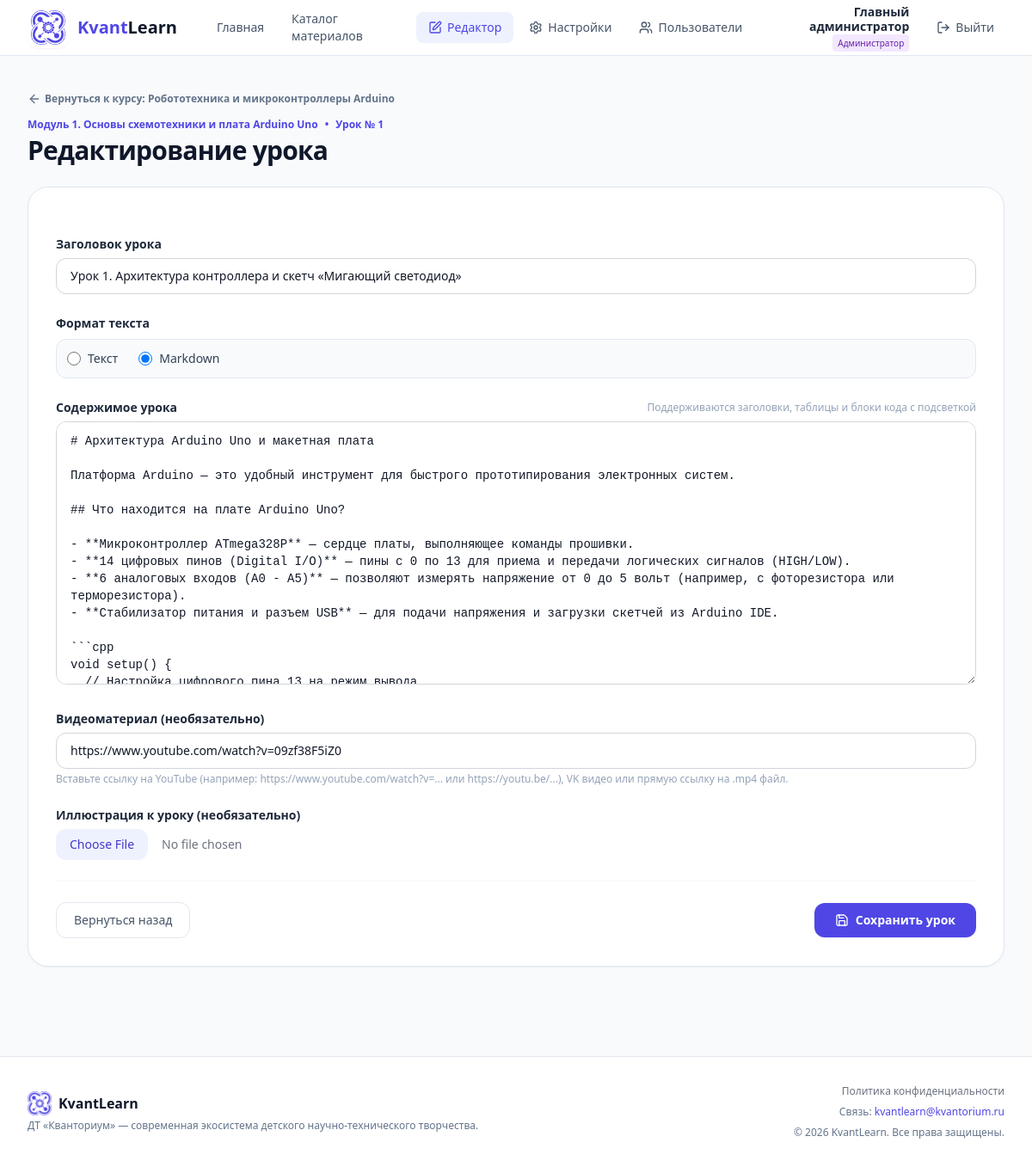
/editor/lessons/3/edit/ (signed in), run on an earlier commit of the app's database.
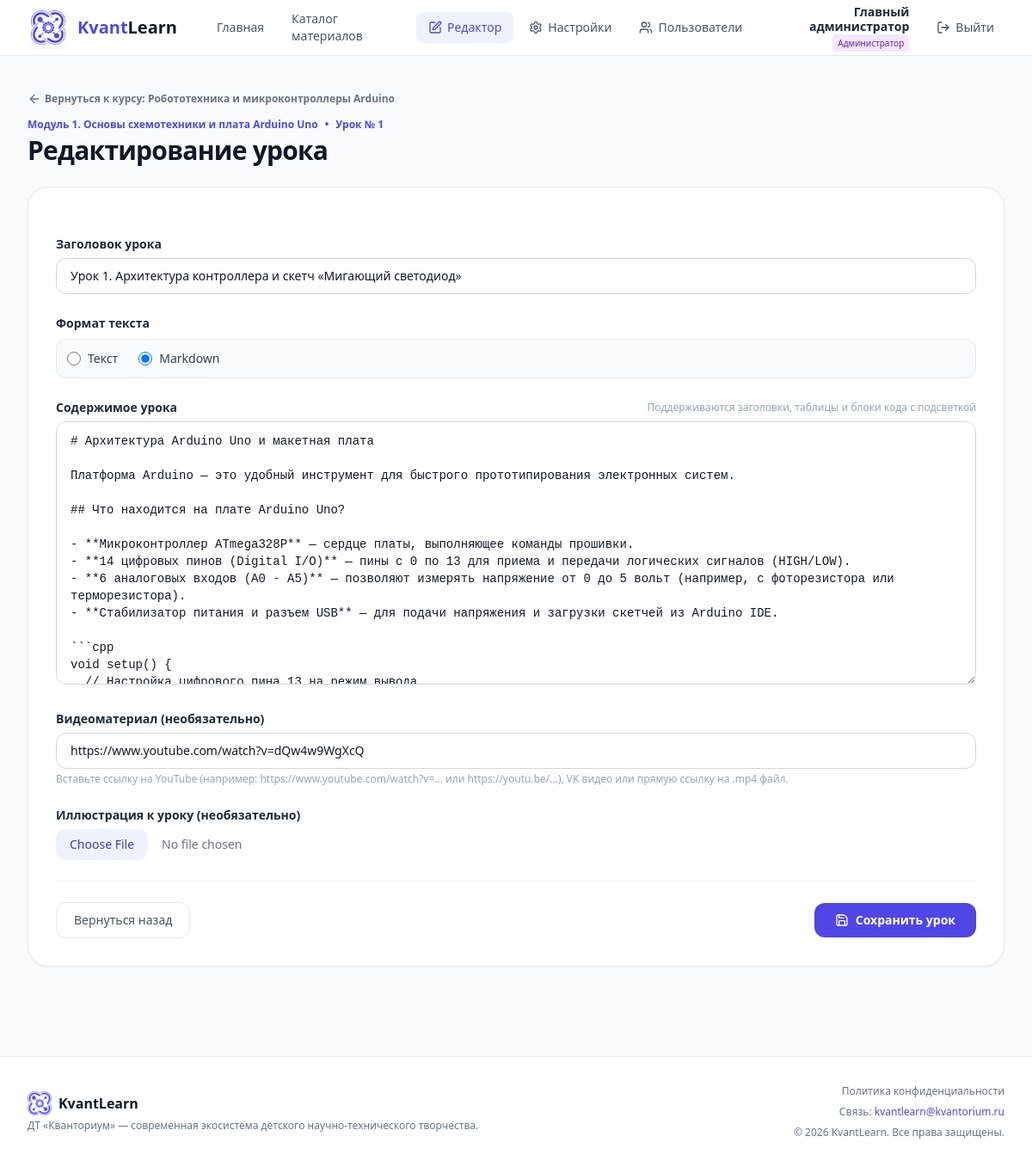
And on a later commit of the database.
### apps/catalog/models.py (models this page shows, shortened)
class Lesson(models.Model):
    TYPE_TEXT = 'text'
    TYPE_MARKDOWN = 'markdown'
    CONTENT_TYPE_CHOICES = [
        (TYPE_TEXT, 'Текст'),
        (TYPE_MARKDOWN, 'Markdown'),
    ]
    module = models.ForeignKey(
        Module,
        on_delete=models.CASCADE,
        related_name='lessons',
        verbose_name='Модуль',
    )
    title = models.CharField('Название урока', max_length=255)
    order = models.PositiveIntegerField('Порядковый номер', default=1)
    content_type = models.CharField(
        'Тип контента',
        max_length=20,
        choices=CONTENT_TYPE_CHOICES,
        default=TYPE_MARKDOWN,
    )
    content = models.TextField('Содержимое урока', blank=True)
    video_url = models.URLField(
        'Ссылка на видео',
        blank=True,
        help_text='Ссылка на YouTube (youtu.be или watch?v=...), VK видео или прямая ссылка на .mp4 файл',
    )
    image = models.ImageField(
        'Изображение к уроку',
        upload_to='lessons/images/',
        blank=True,
    )
    class Meta:
        verbose_name = 'Урок'
        verbose_name_plural = 'Уроки'
        ordering = ['order', 'id']

### apps/catalog/views.py (the view, shortened to what this page needs)
class EditorLessonEditView(MaterialAuthorOrAdminMixin, UpdateView):
    model = Lesson
    form_class = LessonForm
    template_name = 'catalog/editor_lesson_form.html'
    pk_url_kwarg = 'pk'
    def get_object(self, queryset=None):
        lesson = super().get_object(queryset)
        self.check_material_permission(lesson.module.material)
        return lesson
    def get_context_data(self, **kwargs):
        context = super().get_context_data(**kwargs)
        context['material'] = self.object.module.material
        context['module'] = self.object.module
        return context

### apps/accounts/models.py (called while the page is built)
    @property
    def display_name(self):
        return self.full_name.strip() if self.full_name else self.username

    @property
    def is_administrator(self):
        return self.role == self.ROLE_ADMIN or self.is_superuser

### apps/catalog/context_processors.py (called while the page is built)
def catalog_directions(request):
    return {
        'CATALOG_DIRECTIONS': getattr(settings, 'DIRECTION_CHOICES', []),
    }

### apps/catalog/views.py (called while the page is built)
    def dispatch(self, request, *args, **kwargs):
        if not request.user.is_authenticated:
            return self.handle_no_permission()
        if not request.user.is_approved and not request.user.is_administrator:
            return redirect('accounts:pending')
        return super().dispatch(request, *args, **kwargs)

    def check_material_permission(self, material):
        if not (self.request.user.is_administrator or material.author == self.request.user):
            raise PermissionDenied("У вас нет прав для изменения этого материала.")

### apps/core/context_processors.py (called while the page is built)
def site_settings(request):
    try:
        settings_obj = SiteSettings.get_settings()
    except Exception:
        settings_obj = None
    return {
        'site_settings': settings_obj,
    }

### templates/catalog/editor_lesson_form.html (shortened to what this page needs)
{% extends "base.html" %}
{% block content %}
<div class="max-w-7xl mx-auto px-4 sm:px-6 lg:px-8 py-10">
  <div class="mb-6">
    <a href="{% url 'editor:material_edit' slug=material.slug %}" class="inline-flex items-center text-xs font-semibold text-slate-500 hover:text-indigo-600 transition">
      <i data-lucide="arrow-left" class="w-4 h-4 mr-1"></i>
      <span>Вернуться к курсу: {{ material.title }}</span>
    </a>
    <div class="flex items-center space-x-2 text-xs text-indigo-600 font-semibold mt-2">
      <span>{{ module.title }}</span>
      <span>&bull;</span>
      <span>Урок № {{ lesson.order }}</span>
    </div>
    <h1 class="text-2xl sm:text-3xl font-extrabold text-slate-900 tracking-tight mt-1">
      Редактирование урока
    </h1>
  </div>
  <div class="bg-white rounded-3xl border border-slate-200 p-6 sm:p-8 shadow-sm">
    <form method="post" enctype="multipart/form-data" class="space-y-6">
      <div>
        <label for="{{ form.title.id_for_label }}" class="block text-sm font-semibold text-slate-800 mb-1.5">
          {{ form.title.label }}
        </label>
        {{ form.title }}
      </div>
      <div>
        <label class="block text-sm font-semibold text-slate-800 mb-2">
          {{ form.content_type.label }}
        </label>
        <div class="flex items-center space-x-6 p-3 bg-slate-50 rounded-xl border border-slate-200 text-sm">
          {% for radio in form.content_type %}
            <label class="inline-flex items-center space-x-2 cursor-pointer font-medium text-slate-700">
              {{ radio.tag }}
              <span>{{ radio.choice_label }}</span>
            </label>
          {% endfor %}
        </div>
      </div>
      <div>
        <div class="flex items-center justify-between mb-1.5">
          <label for="{{ form.content.id_for_label }}" class="block text-sm font-semibold text-slate-800">
            {{ form.content.label }}
          </label>
          <span class="text-xs text-slate-400">Поддерживаются заголовки, таблицы и блоки кода с подсветкой</span>
        </div>
        {{ form.content }}
      </div>
      <div>
        <label for="{{ form.video_url.id_for_label }}" class="block text-sm font-semibold text-slate-800 mb-1.5">
          {{ form.video_url.label }}
        </label>
        {{ form.video_url }}
        <p class="text-xs text-slate-400 mt-1">
          Вставьте ссылку на YouTube (например: https://www.youtube.com/watch?v=... или https://youtu.be/...), VK видео или прямую ссылку на .mp4 файл.
        </p>
      </div>
      <div>
        <label for="{{ form.image.id_for_label }}" class="block text-sm font-semibold text-slate-800 mb-1.5">
          {{ form.image.label }}
        </label>
        {{ form.image }}
      </div>
      <div class="pt-6 border-t border-slate-100 flex items-center justify-between">
        <a href="{% url 'editor:material_edit' slug=material.slug %}" class="px-5 py-2.5 rounded-xl border border-slate-200 text-sm font-medium text-slate-600 hover:bg-slate-50 transition">
          Вернуться назад
        </a>
        <button type="submit" class="px-6 py-2.5 bg-indigo-600 hover:bg-indigo-700 text-white text-sm font-semibold rounded-xl shadow-sm transition flex items-center space-x-2">
          <i data-lucide="save" class="w-4 h-4"></i>
          <span>Сохранить урок</span>
        </button>
      </div>
    </form>
  </div>
</div>
{% endblock %}

What changed in the data, as far as the page shows it:
changed Lesson "Урок 1. Архитектура контроллера и скетч «Мигающий светодиод»": video_url "https://www.youtube.com/watch?v=09zf38F5iZ0" → "https://www.youtube.com/watch?v=dQw4w9WgXcQ"
